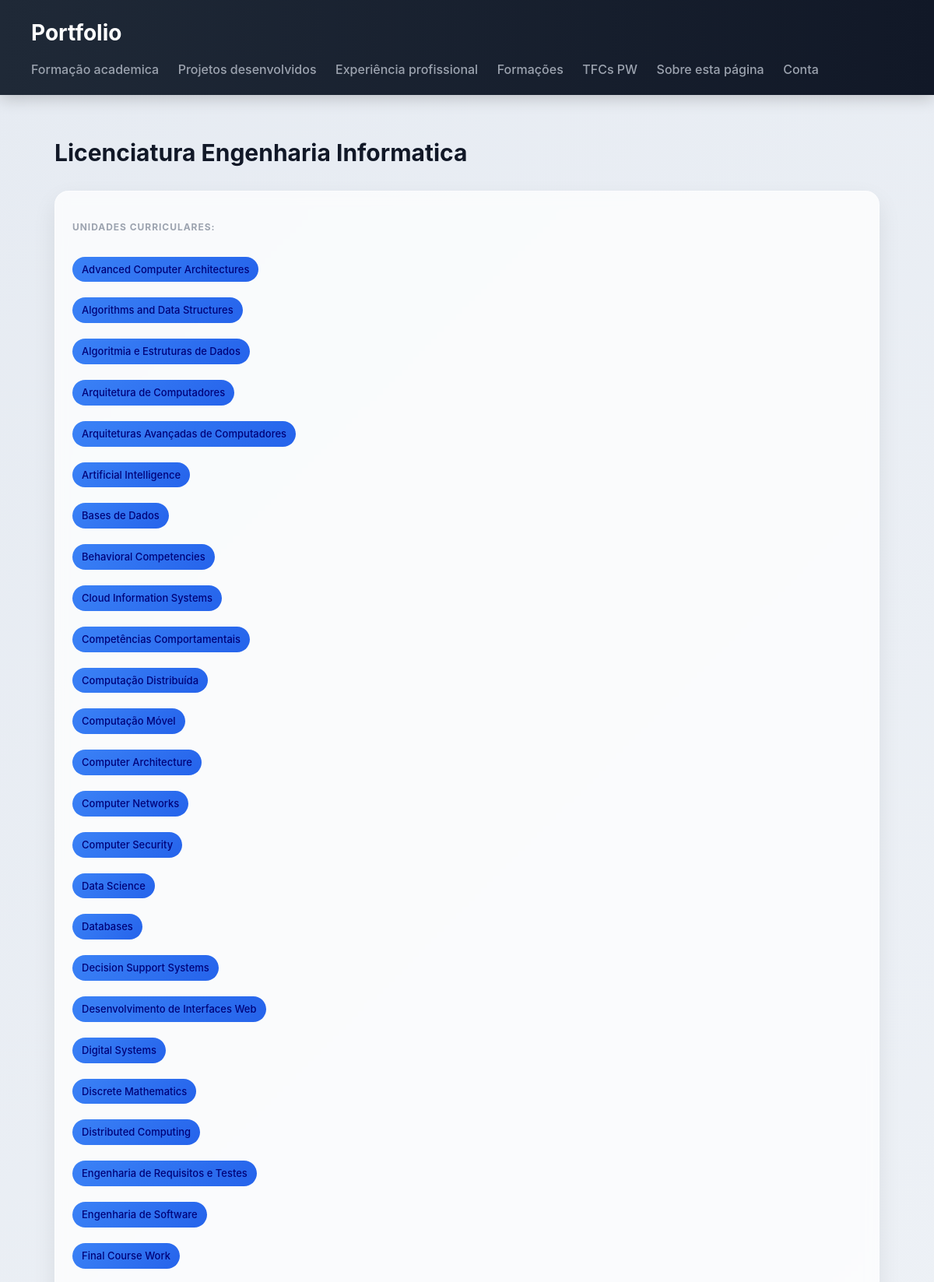
/portfolio/licenciaturas/1/ (upper part), run on the app's committed database.
### portfolio/models.py (models this page shows)
class Licenciatura (models.Model):
    nome = models.CharField(max_length=100, null=False, blank=False)
    ucs = models.ManyToManyField(UC, blank=True)
    objetivos = models.CharField(max_length=500, blank=True)
    docentes = models.ManyToManyField(
        Docente,
        blank=True,
        related_name='licenciaturas'
    )
    diretor_curso = models.OneToOneField(
        Docente,
        blank=True,
        null=True,
        on_delete=models.SET_NULL,
        related_name='diretor_de_curso'
    )
    class Meta:
        ordering = ['nome']
    def __str__(self):
        return self.nome

class UC (models.Model):
    nome = models.CharField(max_length=500, null=False, blank=False)
    docentes = models.ManyToManyField(Docente, blank=False)
    tecnologias_aprendidas = models.ManyToManyField(Tecnologia, blank=True)
    projeto_final = models.OneToOneField(Projeto, null=True, on_delete=models.SET_NULL, blank=True)
    resumo = models.CharField(max_length=100)
    ect = models.IntegerField(blank=False, null=True)
    ano_curricular = models.IntegerField(blank=False, null=True)
    semestre = models.IntegerField(blank=False, null= True)
    class Meta:
        ordering = ['nome']
    def __str__(self):
        return self.nome

### portfolio/views.py (the view)
# urls.py: path("licenciaturas/<int:id>/", views.licenciatura_view, name='licenciatura'),
def licenciatura_view(request, id):
    licenciatura=Licenciatura.objects.get(id=id)
    return render(request, 'portfolio/licenciatura.html', {'licenciatura': licenciatura})

### portfolio/models.py (called while the page is built)
    def __str__(self):
        return self.nome

### portfolio/templates/portfolio/licenciatura.html (shortened to what this page needs)
{% extends "portfolio/base.html" %}
{% block content %}
<h2>{{licenciatura}}</h2>
<section>
    <article>
        <section>
            <h4>Unidades curriculares:</h4>
            {% for uc in licenciatura.ucs.all %}
            <ul>
                <li>
                <a href="{% url 'uc' uc.id %}">
                    {{uc}}
                </a>
                </li>
            </ul>
            {% empty %}
            <a>Sem UCs atribuidos</a>
            {%endfor%}
        </section>
    </article>
</section>
{% endblock %}

### portfolio/static/portfolio/styles.css (style rules this page uses)
* { box-sizing: border-box; margin: 0; padding: 0; }
body { font-family: "Inter", "Segoe UI", system-ui, -apple-system, sans-serif; background: linear-gradient(135deg, #e6ebf2, #f8fafc); color: #111827; line-height: 1.6; }
h2 { margin-bottom: 25px; font-size: 30px; font-weight: 700; }
section { display: grid; gap: 20px; }
section > article { background: rgba(255,255,255,0.75); backdrop-filter: blur(8px); padding: 22px; border-radius: 18px; border: 1px solid rgba(255,255,255,0.4); box-shadow: 0 12px 30px rgba(0,0,0,0.08); transition: all 0.3s ease; }
article > section { margin-top: 14px; }
article > section > h4 { font-size: 12px; text-transform: uppercase; color: #9ca3af; margin-bottom: 8px; letter-spacing: 0.08em; }
article > section > ul { list-style: none; display: flex; flex-wrap: wrap; gap: 8px; }
article > section > ul > li { background: linear-gradient(135deg, #3b82f6, #2563eb); color: white; padding: 6px 12px; border-radius: 999px; font-size: 13px; font-weight: 500; transition: 0.2s; }
a { color: #000278; text-decoration: none; font-weight: 500; }

### data on the page
Licenciatura: nome "Licenciatura Engenharia Informatica"
UC: nome "Advanced Computer Architectures"
UC: nome "Algorithms and Data Structures"
UC: nome "Algoritmia e Estruturas de Dados"
UC: nome "Arquitetura de Computadores"
UC: nome "Arquiteturas Avançadas de Computadores"
UC: nome "Artificial Intelligence"
UC: nome "Bases de Dados"
UC: nome "Behavioral Competencies"
UC: nome "Cloud Information Systems"
UC: nome "Competências Comportamentais"
UC: nome "Computação Distribuída"
UC: nome "Computação Móvel"
UC: nome "Computer Architecture"
UC: nome "Computer Networks"
UC: nome "Computer Security"
UC: nome "Data Science"
UC: nome "Databases"
UC: nome "Decision Support Systems"
UC: nome "Desenvolvimento de Interfaces Web"
UC: nome "Digital Systems"
UC: nome "Discrete Mathematics"
UC: nome "Distributed Computing"
UC: nome "Engenharia de Requisitos e Testes"
UC: nome "Engenharia de Software"
UC: nome "Final Course Work"
